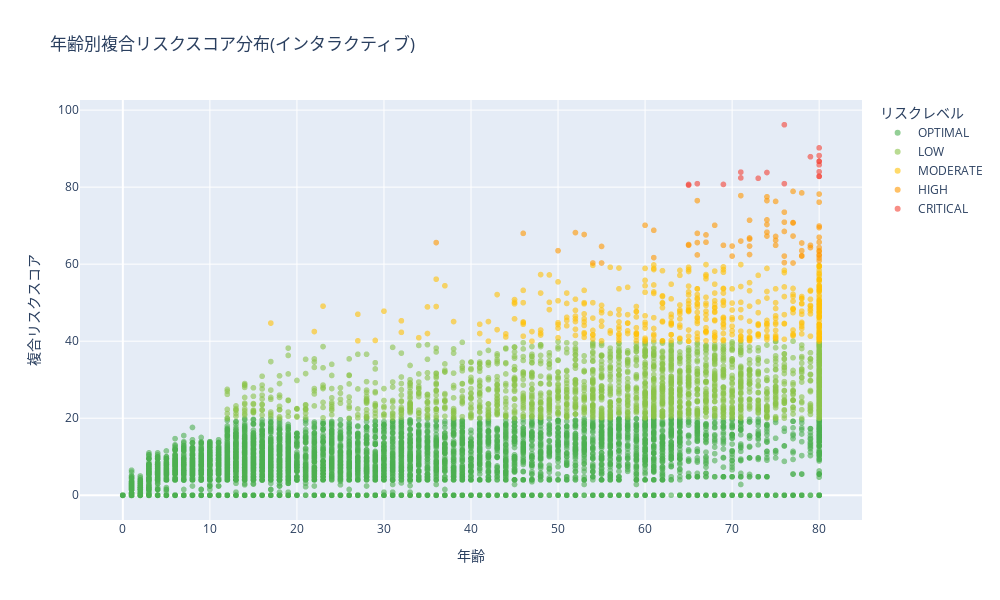

The notebook cell saved with this chart:
### Markdown cell above
## 8. インタラクティブ可視化

### Code cell
# Plotlyによるインタラクティブ散布図
if "df_scored" in locals():
    # リスクレベルの色マッピング
    color_map = {}
    for level, info in config["risk_levels"].items():
        severity = info["severity"]
        if "color" in info:
            color_map[severity] = info["color"]

    # デフォルト色(YAMLに色がない場合)
    default_colors = {
        "OPTIMAL": "#4CAF50",
        "LOW": "#8BC34A",
        "MODERATE": "#FFC107",
        "HIGH": "#FF9800",
        "CRITICAL": "#F44336",
    }

    for level, color in default_colors.items():
        if level not in color_map:
            color_map[level] = color

    # プロット用データの準備
    plot_df = df_scored[
        ["RIDAGEYR", "composite_score", "risk_level"] + domain_names
    ].copy()
    plot_df = plot_df.dropna(subset=["RIDAGEYR", "composite_score", "risk_level"])

    # Plotly散布図
    fig = px.scatter(
        plot_df,
        x="RIDAGEYR",
        y="composite_score",
        color="risk_level",
        color_discrete_map=color_map,
        hover_data={
            "RIDAGEYR": ":.0f",
            "composite_score": ":.1f",
            "cardiovascular": ":.1f",
            "metabolic": ":.1f",
            "renal": ":.1f",
            "hepatic": ":.1f",
            "hematologic": ":.1f",
        },
        labels={
            "RIDAGEYR": "年齢",
            "composite_score": "複合リスクスコア",
            "risk_level": "リスクレベル",
            "cardiovascular": "心血管",
            "metabolic": "代謝",
            "renal": "腎",
            "hepatic": "肝",
            "hematologic": "血液",
        },
        title="年齢別複合リスクスコア分布(インタラクティブ)",
        opacity=0.6,
    )

    fig.update_layout(width=1000, height=600, hovermode="closest")

    fig.show()

    print("\nインタラクティブプロット生成完了")
    print("マウスオーバーで各患者の詳細データを確認できます")

### Figure 1 — Plotly figure (JSON) as saved in the notebook; plotly's stock layout.template omitted (floating-point values rounded to 4 significant figures; data arrays with more than 128 entries replaced by an {"elided": "..."} marker saying what was removed)
{"data": [{"customdata": {"elided": "6862x5 float values"}, "hovertemplate": "リスクレベル=OPTIMAL<br>年齢=%{x:.0f}<br>複合リスクスコア=%{y:.1f}<br>心血管=%{customdata[0]:.1f}<br>代謝=%{customdata[1]:.1f}<br>腎=%{customdata[2]:.1f}<br>肝=%{customdata[3]:.1f}<br>血液=%{customdata[4]:.1f}<extra></extra>", "legendgroup": "OPTIMAL", "marker": {"color": "#4CAF50", "opacity": 0.6, "symbol": "circle"}, "mode": "markers", "name": "OPTIMAL", "showlegend": true, "type": "scattergl", "x": {"elided": "6862 int values"}, "xaxis": "x", "y": {"elided": "6862 float values"}, "yaxis": "y"}, {"customdata": {"elided": "1857x5 float values"}, "hovertemplate": "リスクレベル=LOW<br>年齢=%{x:.0f}<br>複合リスクスコア=%{y:.1f}<br>心血管=%{customdata[0]:.1f}<br>代謝=%{customdata[1]:.1f}<br>腎=%{customdata[2]:.1f}<br>肝=%{customdata[3]:.1f}<br>血液=%{customdata[4]:.1f}<extra></extra>", "legendgroup": "LOW", "marker": {"color": "#8BC34A", "opacity": 0.6, "symbol": "circle"}, "mode": "markers", "name": "LOW", "showlegend": true, "type": "scattergl", "x": {"elided": "1857 int values"}, "xaxis": "x", "y": {"elided": "1857 float values"}, "yaxis": "y"}, {"customdata": {"elided": "446x5 float values"}, "hovertemplate": "リスクレベル=MODERATE<br>年齢=%{x:.0f}<br>複合リスクスコア=%{y:.1f}<br>心血管=%{customdata[0]:.1f}<br>代謝=%{customdata[1]:.1f}<br>腎=%{customdata[2]:.1f}<br>肝=%{customdata[3]:.1f}<br>血液=%{customdata[4]:.1f}<extra></extra>", "legendgroup": "MODERATE", "marker": {"color": "#FFC107", "opacity": 0.6, "symbol": "circle"}, "mode": "markers", "name": "MODERATE", "showlegend": true, "type": "scattergl", "x": {"elided": "446 int values"}, "xaxis": "x", "y": {"elided": "446 float values"}, "yaxis": "y"}, {"customdata": {"elided": "70x5 float values"}, "hovertemplate": "リスクレベル=HIGH<br>年齢=%{x:.0f}<br>複合リスクスコア=%{y:.1f}<br>心血管=%{customdata[0]:.1f}<br>代謝=%{customdata[1]:.1f}<br>腎=%{customdata[2]:.1f}<br>肝=%{customdata[3]:.1f}<br>血液=%{customdata[4]:.1f}<extra></extra>", "legendgroup": "HIGH", "marker": {"color": "#FF9800", "opacity": 0.6, "symbol": "circle"}, "mode": "markers", "name": "HIGH", "showlegend": true, "type": "scattergl", "x": [55, 74, 72, 75, 70, 80, 60, 74, 52, 72, 77, 71, 50, 78, 75, 68, 76, 76, 61, 54, 80, 74, 69, 80, 66, 72, 76, 78, 74, 75, 55, 70, 77, 72, 67, 80, 78, 46, 77, 78, 80, 80, 77, 76, 80, 80, 80, 53, 72, 66, 75, 66, 79, 74, 36, 80, 80, 65, 77, 78, 76, 80, 74, 80, 79, 61, 65, 67, 66, 71], "xaxis": "x", "y": [64.6, 68.3, 66.8, 64.9, 64.7, 62.3, 70.1, 77.5, 68.2, 64.7, 70.7, 77.8, 63.5, 78.5, 76.3, 70.1, 62.1, 60.4, 61.7, 60.3, 63.5, 67.3, 64.9, 65.7, 76.5, 62.5, 73.5, 62.2, 76.5, 66.2, 60.3, 62.1, 70.8, 66.5, 65.7, 76.1, 63.5, 68, 67.3, 62.1, 61.6, 63.3, 78.9, 70.9, 62.4, 64.3, 69.5, 67.7, 71.4, 62.4, 67.2, 65.6, 64.9, 70.3, 65.6, 60.9, 78.2, 65.1, 60.3, 65.5, 68.5, 69.9, 71.5, 67, 64.3, 68.8, 64.9, 67.6, 68, 66], "yaxis": "y"}, {"customdata": [[100, 48, 74.8, 56.1, 0], [78, 100, 34.5, 56.1, 0], [66.3, 100, 74.8, 19.8, 0], [100, 100, 44, 0, 0], [93.6, 100, 74.8, 0, 16.5], [45.5, 100, 100, 0, 0], [100, 100, 33, 30.8, 0], [66.3, 96, 92, 0, 16.5], [72.8, 96, 49.5, 52.8, 0], [50.7, 100, 92, 16.5, 11], [72.8, 100, 57.5, 0, 16.5], [100, 96, 34.5, 0, 0], [100, 100, 33, 5.5, 15], [66.3, 100, 88, 25.3, 0], [100, 100, 44, 0, 0], [45.5, 100, 92, 19.8, 0], [84.5, 100, 44, 39.6, 0], [24.7, 96, 92, 67.1, 29.7], [72.8, 100, 33, 71.5, 10]], "hovertemplate": "リスクレベル=CRITICAL<br>年齢=%{x:.0f}<br>複合リスクスコア=%{y:.1f}<br>心血管=%{customdata[0]:.1f}<br>代謝=%{customdata[1]:.1f}<br>腎=%{customdata[2]:.1f}<br>肝=%{customdata[3]:.1f}<br>血液=%{customdata[4]:.1f}<extra></extra>", "legendgroup": "CRITICAL", "marker": {"color": "#F44336", "opacity": 0.6, "symbol": "circle"}, "mode": "markers", "name": "CRITICAL", "showlegend": true, "type": "scattergl", "x": [80, 79, 80, 65, 76, 76, 74, 80, 65, 80, 80, 80, 66, 71, 69, 80, 73, 80, 71], "xaxis": "x", "y": [90.2, 87.9, 86.7, 80.7, 96.2, 80.9, 83.8, 88.2, 80.5, 85.8, 82.8, 84, 80.9, 83.9, 80.7, 82.8, 82.3, 86.7, 82.4], "yaxis": "y"}], "layout": {"height": 600, "hovermode": "closest", "legend": {"title": {"text": "リスクレベル"}, "tracegroupgap": 0}, "title": {"text": "年齢別複合リスクスコア分布(インタラクティブ)"}, "width": 1000, "xaxis": {"anchor": "y", "domain": [0, 1], "title": {"text": "年齢"}}, "yaxis": {"anchor": "x", "domain": [0, 1], "title": {"text": "複合リスクスコア"}}}}
